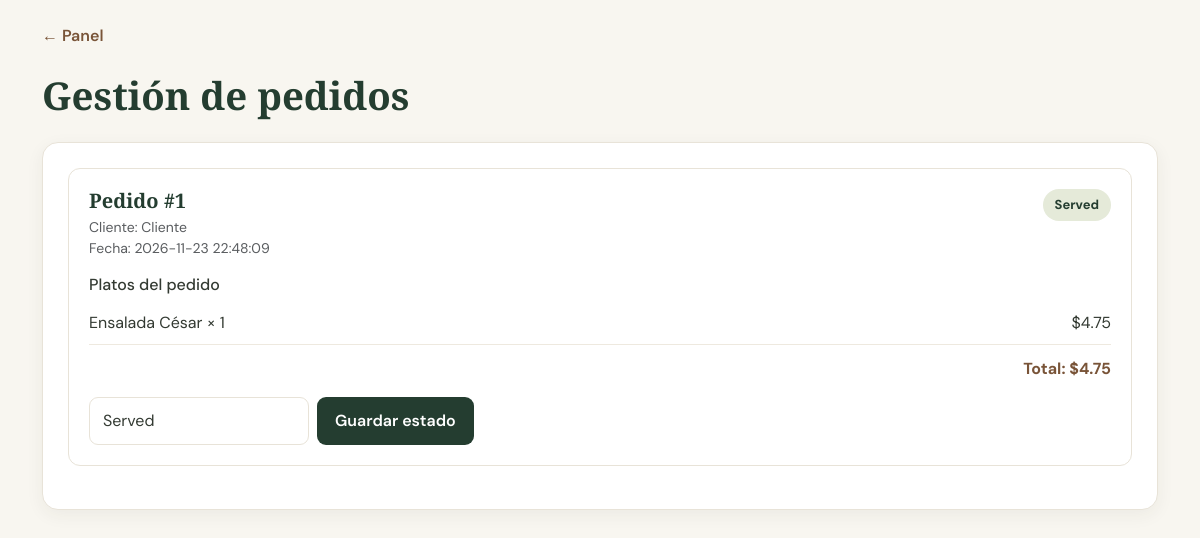
Screenshot of /pedidos.php (signed in) with the database file from the repository.
### tables this page shows
CREATE TABLE `orders` (
  `id` int(11) NOT NULL,
  `user_id` int(11) NOT NULL,
  `dish_id` int(11) DEFAULT NULL,
  `quantity` int(11) DEFAULT NULL,
  `status` enum('Pending','Preparing','Ready to serve','Served') NOT NULL DEFAULT 'Pending',
  `created_at` timestamp NULL DEFAULT current_timestamp()
);

CREATE TABLE `users` (
  `id` int(11) NOT NULL,
  `username` varchar(50) NOT NULL,
  `email` varchar(100) NOT NULL,
  `password` varchar(255) NOT NULL,
  `role_id` int(11) NOT NULL
);

CREATE TABLE `order_details` (
  `id` int(11) NOT NULL,
  `order_id` int(11) NOT NULL,
  `dish_id` int(11) NOT NULL,
  `quantity` int(11) NOT NULL DEFAULT 1,
  `price` decimal(10,2) NOT NULL
);

CREATE TABLE `dishes` (
  `id` int(11) NOT NULL,
  `name` varchar(80) NOT NULL,
  `description` varchar(255) DEFAULT NULL,
  `price` decimal(10,2) NOT NULL,
  `image` varchar(255) DEFAULT 'default.jpg'
);

### config/conexion.php (called while the page is built, shortened)
<?php
function h($value) { return htmlspecialchars((string)$value, ENT_QUOTES, 'UTF-8'); }
function logged() { return isset($_SESSION['user']); }
function role_is(...$roles) {
    return logged() && in_array($_SESSION['user']['role'], $roles, true);
}

### pedidos.php (the view, shortened to what this page needs)
<?php
require_once __DIR__ . '/config/conexion.php';
$esCliente = role_is('Client');
if ($esCliente) {
    $stmt = $pdo->prepare("
        SELECT o.id, o.status, o.created_at, u.username
        FROM orders o
        INNER JOIN users u ON u.id = o.user_id
        WHERE o.user_id = ?
        ORDER BY o.created_at DESC
    ");
    $stmt->execute([$_SESSION['user']['id']]);
    $pedidos = $stmt->fetchAll();
} else {
    $stmt = $pdo->query("
        SELECT o.id, o.status, o.created_at, u.username
        FROM orders o
        INNER JOIN users u ON u.id = o.user_id
        ORDER BY o.created_at DESC
    ");
    $pedidos = $stmt->fetchAll();
}
foreach ($pedidos as &$pedido) {
    $stmtDetalles = $pdo->prepare("
        SELECT od.quantity, od.price, d.name
        FROM order_details od
        INNER JOIN dishes d ON d.id = od.dish_id
        WHERE od.order_id = ?
    ");
    $stmtDetalles->execute([$pedido['id']]);
    $pedido['detalles'] = $stmtDetalles->fetchAll();
}
?>
<!DOCTYPE html>
<html lang="es">
<head>
    <link href="https://cdn.jsdelivr.net/npm/bootstrap@5.3.3/dist/css/bootstrap.min.css" rel="stylesheet">
    <link rel="stylesheet" href="css/estilos.css">
</head>
<body>
<div class="container py-4">
    <a href="dashboard.php" class="text-decoration-none">
        ← Panel
    </a>
    <h1 class="my-4">Gestión de pedidos</h1>
    <div class="orders-container">
        <?php if (count($pedidos) > 0): ?>
            <?php foreach ($pedidos as $pedido): ?>
                <?php
                    $total = 0;
                    foreach ($pedido['detalles'] as $detalle) {
                        $total += (float)$detalle['price'] * (int)$detalle['quantity'];
                    }
                ?>
                <article class="order-card">
                    <div class="d-flex justify-content-between align-items-start flex-wrap gap-2 mb-3">
                        <div>
                            <h5 class="order-title mb-1">
                                Pedido #<?= (int)$pedido['id'] ?>
                            </h5>
                            <div class="text-muted small">
                                Cliente: <?= h($pedido['username']) ?>
                            </div>
                            <div class="text-muted small">
                                Fecha: <?= h($pedido['created_at']) ?>
                            </div>
                        </div>
                        <span class="status">
                            <?= h($pedido['status']) ?>
                        </span>
                    </div>
                    <h6 class="mt-3">Platos del pedido</h6>
                    <?php if (count($pedido['detalles']) > 0): ?>
                        <?php foreach ($pedido['detalles'] as $detalle): ?>
                            <div class="dish-line">
                                <span>
                                    <?= h($detalle['name']) ?>
                                    × <?= (int)$detalle['quantity'] ?>
                                </span>
                                <span>
                                    $<?= number_format(
                                        (float)$detalle['price'] * (int)$detalle['quantity'],
                                        2
                                    ) ?>
                                </span>
                            </div>
                        <?php endforeach; ?>
                        <div class="order-total">
                            Total: $<?= number_format($total, 2) ?>
                        </div>
                    <?php else: ?>
                        <p class="text-muted">
                            Este pedido todavía no tiene platos registrados.
                        </p>
                    <?php endif; ?>
                    <?php if (role_is('Administrator', 'Chef', 'Waiter')): ?>
                        <form
                            method="POST"
                            action="actualizar_estado.php"
                            class="d-flex flex-wrap gap-2 mt-3"
                        >
                            <select name="status" class="form-select" style="max-width: 220px;">
                                <?php
                                $estados = role_is('Waiter')
                                    ? ['Served']
                                    : ['Pending', 'Preparing', 'Ready to serve', 'Served'];
                                ?>
                                <?php foreach ($estados as $estado): ?>
                                    <option
                                        value="<?= h($estado) ?>"
                                        <?= $pedido['status'] === $estado ? 'selected' : '' ?>
                                    >
                                        <?= h($estado) ?>
                                    </option>
                                <?php endforeach; ?>
                            </select>
                            <button type="submit" class="btn btn-save">
                                Guardar estado
                            </button>
                        </form>
                    <?php endif; ?>
                </article>
            <?php endforeach; ?>
        <?php endif; ?>
    </div>
</div>
</body>
</html>

### css/estilos.css (style rules this page uses)
:root { --forest: #243D30; --forest-light: #365642; --olive: #71845B; --olive-light: #E5EAD9; --brown: #795438; --brown-dark: #513923; --gold: #B58B5B; --cream: #F3EBDD; --background: #F8F6F0; --white: #FFFFFF; --text: #333A32; --muted: #85877D; --border: #E8E3D8; --shadow: 0 8px 28px rgba(45, 57, 40, .08); }
* { box-sizing: border-box; }
body { font-family: 'DM Sans', sans-serif; background: var(--background); color: var(--text); min-height: 100vh; margin: 0; }
h1, h2, h3, h4, h5 { font-family: 'Playfair Display', serif; color: var(--forest); font-weight: 700; }
h1 { font-size: 2.4rem; }
.btn { border-radius: 9px; padding: 10px 18px; font-weight: 600; transition: .25s ease; }
.form-control, .form-select { border: 1px solid var(--border); border-radius: 9px; padding: 11px 13px; background: white; color: var(--text); }
a { transition: .2s ease; }
.container > a:first-child { color: var(--brown); text-decoration: none; font-weight: 600; }
.container { padding-top: 20px; padding-bottom: 30px; }
:root { color-scheme: light; }
html, body { background-color: #F8F6F0 !important; color: #333A32 !important; }
h1, h2, h3, h4, h5 { color: #243D30 !important; }

### pedidos.php (style rules this page uses)
body { background: #F8F6F0; }
.orders-container { background: white; border: 1px solid #E8E3D8; border-radius: 16px; padding: 25px; box-shadow: 0 5px 18px rgba(45,57,40,.06); }
h1 { color: #243D30; font-family: 'Playfair Display', serif; }
.order-card { border: 1px solid #E8E3D8; border-radius: 12px; padding: 20px; margin-bottom: 18px; background: #fff; }
.order-title { color: #243D30; font-weight: bold; }
.dish-line { display: flex; justify-content: space-between; gap: 15px; padding: 9px 0; border-bottom: 1px solid #eee9df; }
.order-total { color: #795438; font-weight: bold; text-align: right; margin-top: 12px; }
.status { display: inline-block; background: #E5EAD9; color: #243D30; border-radius: 20px; padding: 6px 12px; font-size: 13px; font-weight: bold; }
.btn-save { background: #243D30; color: white; border: none; }

### rows the page displays
orders: id "1", user.username "Cliente", created_at "2026-11-23 22:48:09", status "Served", total "4.75"
order_details: dish.name "Ensalada César", quantity "1", (float)$detalle['price']*(int)$detalle['quantity'] "4.75"

### other values shown
form field status "Served"
